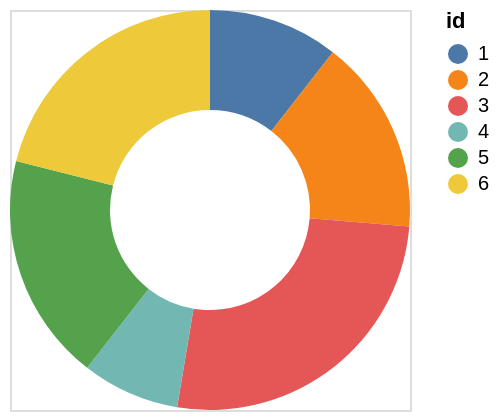

Describe this chart as a Vega-Lite specification.
### Vega specification from a JSON file in a GitHub repository (floating-point values rounded to 4 significant figures)
{"$schema": "https://vega.github.io/schema/vega/v5.json", "description": "A simple donut chart with embedded data.", "background": "white", "padding": 5, "width": 200, "height": 200, "style": "cell", "data": [{"name": "source_0", "values": [{"id": 1, "field": 4}, {"id": 2, "field": 6}, {"id": 3, "field": 10}, {"id": 4, "field": 3}, {"id": 5, "field": 7}, {"id": 6, "field": 8}]}, {"name": "data_0", "source": "source_0", "transform": [{"type": "stack", "groupby": [], "field": "field", "sort": {"field": ["id"], "order": ["ascending"]}, "as": ["field_start", "field_end"], "offset": "zero"}, {"type": "filter", "expr": "isValid(datum[\"field\"]) && isFinite(+datum[\"field\"])"}]}], "marks": [{"name": "marks", "type": "arc", "style": ["arc"], "from": {"data": "data_0"}, "encode": {"update": {"fill": {"scale": "color", "field": "id"}, "x": {"signal": "width", "mult": 0.5}, "y": {"signal": "height", "mult": 0.5}, "outerRadius": {"signal": "min(width,height)/2"}, "innerRadius": {"value": 50}, "startAngle": {"scale": "theta", "field": "field_end"}, "endAngle": {"scale": "theta", "field": "field_start"}}}}], "scales": [{"name": "theta", "type": "linear", "domain": {"data": "data_0", "fields": ["field_start", "field_end"]}, "range": [0, 6.283], "zero": false}, {"name": "color", "type": "ordinal", "domain": {"data": "data_0", "field": "id", "sort": true}, "range": "category"}], "legends": [{"fill": "color", "symbolType": "circle", "title": "id"}]}
